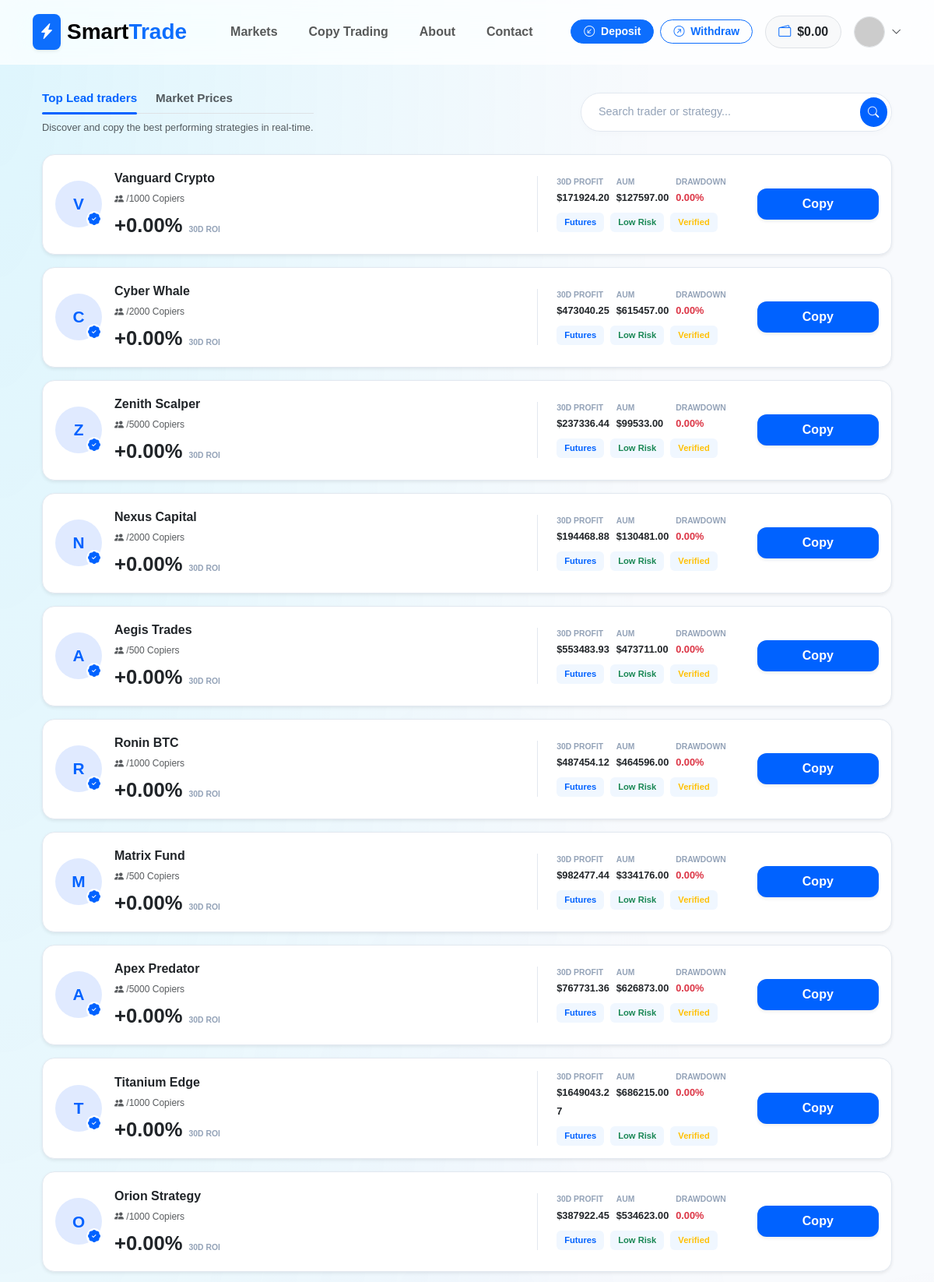
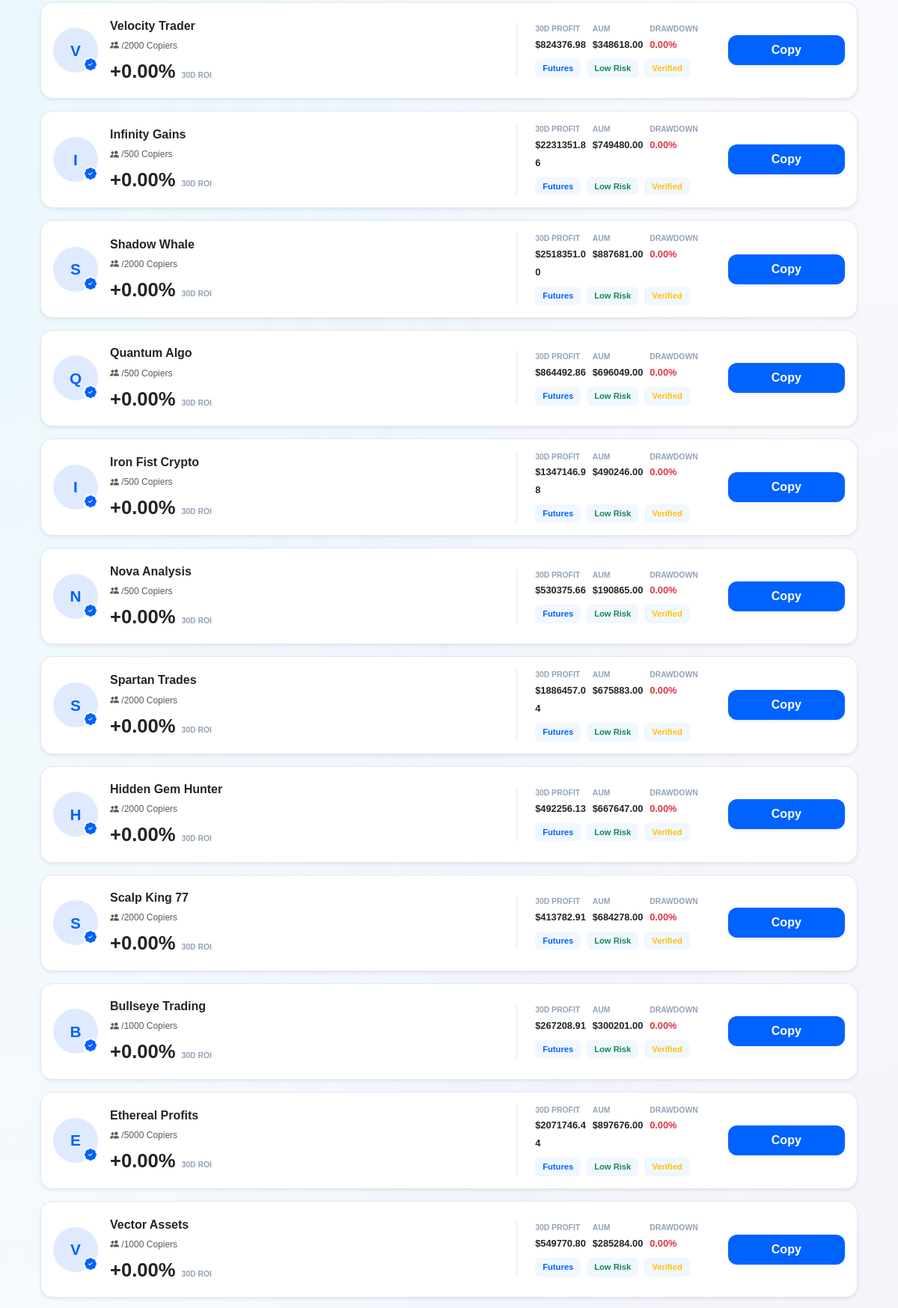
/trading/copy-trading/ (signed in, upper part), run on the app's committed database (2 pictures, top to bottom).
### apps/accounts/models.py (models this page shows, shortened)
class User(AbstractUser):
    email = models.EmailField(unique=True, verbose_name="Email Address")
    balance = models.DecimalField(
        max_digits=20,
        decimal_places=2,
        default=0.00,
        verbose_name="Total Balance (USDT)"
    )
    wallet_address = models.CharField(
        max_length=255,
        blank=True,
        null=True,
        verbose_name="User Wallet Address"
    )
    is_verified = models.BooleanField(default=True)
    referred_by = models.ForeignKey('self', on_delete=models.SET_NULL, null=True, blank=True)
    referral_code = models.CharField(max_length=10, unique=True, blank=True)
    USERNAME_FIELD = 'email'
    REQUIRED_FIELDS = ['username']
    class Meta:
        verbose_name = 'User'
        verbose_name_plural = 'Users'

### apps/trading/models.py (models this page shows, shortened)
class LeadTrader(models.Model):
    name = models.CharField(max_length=100)
    avatar = models.ImageField(upload_to='traders/', blank=True, null=True)
    roi_30d = models.DecimalField(max_digits=10, decimal_places=2, default=0.0)
    pnl_30d = models.DecimalField(max_digits=20, decimal_places=2, default=0.0)
    aum = models.DecimalField(max_digits=20, decimal_places=2, default=0.0)
    max_drawdown = models.DecimalField(max_digits=5, decimal_places=2, default=0.0)
    win_rate = models.IntegerField(default=85)
    risk_level = models.IntegerField(default=3)
    followers_count_manual = models.IntegerField(default=0, help_text="فالوورهای فیک برای جذابیت")
    capacity = models.IntegerField(default=100)
    chart_history_json = models.JSONField(default=list, help_text="تاریخچه سودها برای رسم نمودار")
    target_profit_growth = models.FloatField(default=0.0, help_text="عددی که طی ۷ روز به چارت اضافه می‌شود")
    win_rate = models.IntegerField(default=85, help_text="درصد پیروزی (عدد بین 0 تا 100)")
    max_drawdown = models.DecimalField(max_digits=5, decimal_places=2, default=0.0, help_text="حداکثر افت سرمایه")
    is_manual_mode = models.BooleanField(
        default=False,
        help_text="If checked, the chart will use Admin's points instead of Binance live data."
    )

### apps/trading/views.py (the view)
# urls.py: path('copy-trading/', views.copy_trading_dashboard, name='copy_list'),
def copy_trading_dashboard(request):
    query = request.GET.get('q')
    traders = LeadTrader.objects.filter(Q(name__icontains=query) | Q(aum__icontains=query)) if query else LeadTrader.objects.all()
    pairs = TradingPair.objects.filter(is_active=True)
    for pair in pairs:
        try:
            current_real_price = CryptoPriceService.fetch_real_time_price(pair.symbol, pair.real_price)
            if current_real_price > 0:
                pair.real_price = current_real_price
                pair.save()
        except: pass
    return render(request, 'trading/copy_trading.html', {'traders': traders, 'pairs': pairs, 'page_title': 'Copy Trading'})

### templates/trading/copy_trading.html (shortened to what this page needs)
{% extends "base.html" %}
{% block content %}
<div class="container py-4">
    <div class="d-flex flex-column flex-md-row justify-content-between align-items-md-center mb-4 gap-3">
        <div>
            <nav class="d-flex gap-4 border-bottom mb-2">
                <a href="#" class="nav-link-custom active">Top Lead traders</a>
                <a href="{% url 'trading:market_list' %}" class="nav-link-custom text-muted">Market Prices</a>
            </nav>
            <p class="text-muted small mb-0">Discover and copy the best performing strategies in real-time.</p>
        </div>
        <div class="search-wrapper">
            <form action="{% url 'trading:copy_list' %}" method="GET">
                <div class="search-input-group">
                    <input type="text" name="q" class="search-input"
                        placeholder="Search trader or strategy..."
                        value="{{ request.GET.q|default:'' }}">
                    <button type="submit" class="search-btn">
                        <i class="bi bi-search"></i>
                    </button>
                </div>
            </form>
        </div>
    </div>
    <div class="row g-3">
        {% for trader in traders %}
        <div class="col-12">
            <div class="card trader-card-blue border-0 shadow-sm p-3 position-relative"
                 onclick="location.href='{% url 'trading:trader_detail' trader.id %}'"
                 style="cursor: pointer;">
                <div class="row align-items-center">
                    <div class="col-lg-3 col-md-5 col-12 mb-3 mb-md-0">
                        <div class="d-flex align-items-center gap-3">
                            <div class="avatar-box position-relative">
                                {% if trader.avatar %}
                                    <img src="{{ trader.avatar.url }}" class="rounded-circle border" width="60" height="60" style="object-fit: cover;">
                                {% else %}
                                    <div class="avatar-placeholder-blue">{{ trader.name|first|upper }}</div>
                                {% endif %}
                                <div class="v-badge"><i class="bi bi-patch-check-fill"></i></div>
                            </div>
                            <div>
                                <h6 class="fw-bold text-dark mb-1">{{ trader.name }}</h6>
                                <span class="text-muted tiny-text"><i class="bi bi-people-fill"></i> {{ trader.copiers_count }}/{{ trader.capacity }} Copiers</span>
                                <div class="mt-2 d-flex align-items-baseline gap-2">
                                    <h4 id="roi-{{ forloop.counter }}" class="roi-blue mb-0">...</h4>
                                    <small class="text-muted x-small-label">30D ROI</small>
                                </div>
                            </div>
                        </div>
                    </div>
                    <div class="col-lg-4 col-12 mb-3 mb-md-0 px-md-3">
                        <div class="chart-clean-wrapper">
                            {% if trader.is_manual_mode %}
                                <canvas id="miniChart{{ trader.id }}" style="width:100%; height:80px;"></canvas>
                                <script>
                                    document.addEventListener('DOMContentLoaded', function() {
                                        new Chart(document.getElementById('miniChart{{ trader.id }}'), {
                                            type: 'line',
                                            data: {
                                                labels: {{ trader.chart_history_json|safe|default:"[0]" }}.map((_,i)=>i),
                                                datasets: [{
                                                    data: {{ trader.chart_history_json|safe|default:"[0]" }},
                                                    borderColor: '#10b981',
                                                    borderWidth: 2,
                                                    fill: true,
                                                    backgroundColor: 'rgba(16, 185, 129, 0.05)',
                                                    pointRadius: 0,
                                                    tension: 0.4
                                                }]
                                            },
                                            options: {
                                                maintainAspectRatio: false,
                                                plugins: { legend: {display: false} },
                                                scales: { x:{display:false}, y:{display:false} }
                                            }
                                        });
                                    });
                                </script>
                            {% else %}
                                <div class="tradingview-widget-container">
                                </div>
                                <div class="chart-touch-shield"></div>
                            {% endif %}
                        </div>
                    </div>
                    <div class="col-lg-3 col-md-4 col-12 border-start-md px-md-4 border-start-custom">
                        <div class="row g-2">
                            <div class="col-4">
                                <label class="text-muted d-block x-small-label">30D Profit</label>
                                <span class="fw-bold text-dark small">${{ trader.pnl_30d }}</span>
                            </div>
                            <div class="col-4">
                                <label class="text-muted d-block x-small-label">AUM</label>
                                <span class="fw-bold text-dark small">${{ trader.aum }}</span>
                            </div>
                            <div class="col-4">
                                <label class="text-muted d-block x-small-label">Drawdown</label>
                                <span class="fw-bold text-danger small">{{ trader.max_drawdown }}%</span>
                            </div>
                            <div class="col-12 mt-2">
                                <div class="d-flex gap-2">
                                    <span class="badge-blue-soft">Futures</span>
                                    <span class="badge-blue-soft text-success">Low Risk</span>
                                    <span class="badge-blue-soft text-warning">Verified</span>
                                </div>
                            </div>
                        </div>
                    </div>
                    <div class="col-lg-2 col-md-3 col-12 text-end mt-3 mt-md-0">
                        <button type="button"
                                class="btn btn-copy-blue shadow-sm w-100 py-2"
                                onclick="event.stopPropagation(); document.getElementById('simpleForm{{ trader.id }}').style.display='block';">
                            Copy
                        </button>
                    </div>
                </div>
            </div>
        </div>
        {% empty %}
        <div class="col-12 text-center py-5"><p class="text-muted">No traders found.</p></div>
        {% endfor %}
    </div>
</div>
{% endblock %}

### templates/base.html (shortened to what this page needs)
<!DOCTYPE html>
<html lang="en">
<head>
    <link href="https://cdn.jsdelivr.net/npm/bootstrap@5.3.0/dist/css/bootstrap.min.css" rel="stylesheet">
    <link rel="stylesheet" href="https://cdn.jsdelivr.net/npm/bootstrap-icons@1.11.0/font/bootstrap-icons.css">
    <link href="https://cdn.jsdelivr.net/gh/rastikerdar/vazirmatn@v33.003/Vazirmatn-font-face.css" rel="stylesheet">
    <link rel="stylesheet" href="https://cdnjs.cloudflare.com/ajax/libs/animate.css/4.1.1/animate.min.css"/>
</head>
<body>
<nav class="navbar navbar-expand-lg sticky-top d-none d-lg-block">
    <div class="container">
        <a class="navbar-brand d-flex align-items-center" href="{% url 'home' %}">
            <div class="bg-primary p-2 rounded-3 me-2 shadow-sm">
                <i class="bi bi-lightning-charge-fill text-white"></i>
            </div>
            <span class="fw-bolder fs-3">Smart<span class="text-primary">Trade</span></span>
        </a>
        <div class="collapse navbar-collapse">
            <ul class="navbar-nav ms-4 gap-2">
                <li class="nav-item"><a class="nav-link fw-bold px-3" href="{% url 'trading:market_list' %}">Markets</a></li>
                <li class="nav-item"><a class="nav-link fw-bold px-3" href="{% url 'trading:copy_list' %}">Copy Trading</a></li>
                <li class="nav-item"><a class="nav-link fw-bold px-3" href="{% url 'accounts:about_us' %}">About</a></li>
                <li class="nav-item"><a class="nav-link fw-bold px-3" href="{% url 'accounts:contact_us' %}">Contact</a></li>
            </ul>
            <div class="ms-auto d-flex align-items-center gap-3">
                {% if user.is_authenticated %}
                    <div class="d-none d-xl-flex gap-2">
                        <a href="{% url 'transactions:deposit' %}" class="btn btn-sm btn-primary rounded-pill px-3 fw-bold">
                            <i class="bi bi-arrow-down-left-circle me-1"></i> Deposit
                        </a>
                        <a href="{% url 'transactions:withdraw' %}" class="btn btn-sm btn-outline-primary rounded-pill px-3 fw-bold">
                            <i class="bi bi-arrow-up-right-circle me-1"></i> Withdraw
                        </a>
                    </div>
                    <div class="bg-light px-3 py-2 rounded-pill fw-bold border d-flex align-items-center">
                        <i class="bi bi-wallet2 text-primary me-2"></i>
                        <span class="text-dark">${{ user.balance|floatformat:2 }}</span>
                    </div>
                    <div class="dropdown">
                        <div class="d-flex align-items-center gap-2" data-bs-toggle="dropdown" style="cursor:pointer">
                            <img src="https://ui-avatars.com/api/?name={{ user.username }}&background=0052FF&color=fff&bold=true" class="rounded-circle border" width="40" height="40">
                            <i class="bi bi-chevron-down small"></i>
                        </div>
                    </div>
                {% else %}
                    <a href="{% url 'accounts:login' %}" class="btn fw-bold px-4">Login</a>
                    <a href="{% url 'accounts:register' %}" class="btn btn-primary rounded-pill px-4 fw-bold shadow-sm">Join Now</a>
                {% endif %}
            </div>
        </div>
    </div>
</nav>
<div class="container mt-2 animate__animated animate__fadeIn">
    <div class="position-fixed top-0 end-0 p-3" style="z-index: 2000; margin-top: 80px;">
    </div>
    {% block content %}{% endblock %}
</div>
</body>
</html>

### data on the page
User: balance "0.00"
LeadTrader: name|first "V", name "Vanguard Crypto", capacity "1000", pnl_30d "171924.20", aum "127597.00", max_drawdown "0.00"
LeadTrader: name|first "C", name "Cyber Whale", capacity "2000", pnl_30d "473040.25", aum "615457.00", max_drawdown "0.00"
LeadTrader: name|first "Z", name "Zenith Scalper", capacity "5000", pnl_30d "237336.44", aum "99533.00", max_drawdown "0.00"
LeadTrader: name|first "N", name "Nexus Capital", capacity "2000", pnl_30d "194468.88", aum "130481.00", max_drawdown "0.00"
LeadTrader: name|first "A", name "Aegis Trades", capacity "500", pnl_30d "553483.93", aum "473711.00", max_drawdown "0.00"
LeadTrader: name|first "R", name "Ronin BTC", capacity "1000", pnl_30d "487454.12", aum "464596.00", max_drawdown "0.00"
LeadTrader: name|first "M", name "Matrix Fund", capacity "500", pnl_30d "982477.44", aum "334176.00", max_drawdown "0.00"
LeadTrader: name|first "A", name "Apex Predator", capacity "5000", pnl_30d "767731.36", aum "626873.00", max_drawdown "0.00"
LeadTrader: name|first "T", name "Titanium Edge", capacity "1000", pnl_30d "1649043.27", aum "686215.00", max_drawdown "0.00"
LeadTrader: name|first "O", name "Orion Strategy", capacity "1000", pnl_30d "387922.45", aum "534623.00", max_drawdown "0.00"
LeadTrader: name|first "V", name "Velocity Trader", capacity "2000", pnl_30d "824376.98", aum "348618.00", max_drawdown "0.00"
LeadTrader: name|first "I", name "Infinity Gains", capacity "500", pnl_30d "2231351.86", aum "749480.00", max_drawdown "0.00"
LeadTrader: name|first "S", name "Shadow Whale", capacity "2000", pnl_30d "2518351.00", aum "887681.00", max_drawdown "0.00"
LeadTrader: name|first "Q", name "Quantum Algo", capacity "500", pnl_30d "864492.86", aum "696049.00", max_drawdown "0.00"
LeadTrader: name|first "I", name "Iron Fist Crypto", capacity "500", pnl_30d "1347146.98", aum "490246.00", max_drawdown "0.00"
LeadTrader: name|first "N", name "Nova Analysis", capacity "500", pnl_30d "530375.66", aum "190865.00", max_drawdown "0.00"
LeadTrader: name|first "S", name "Spartan Trades", capacity "2000", pnl_30d "1886457.04", aum "675883.00", max_drawdown "0.00"
LeadTrader: name|first "H", name "Hidden Gem Hunter", capacity "2000", pnl_30d "492256.13", aum "667647.00", max_drawdown "0.00"
LeadTrader: name|first "S", name "Scalp King 77", capacity "2000", pnl_30d "413782.91", aum "684278.00", max_drawdown "0.00"
LeadTrader: name|first "B", name "Bullseye Trading", capacity "1000", pnl_30d "267208.91", aum "300201.00", max_drawdown "0.00"
LeadTrader: name|first "E", name "Ethereal Profits", capacity "5000", pnl_30d "2071746.44", aum "897676.00", max_drawdown "0.00"
LeadTrader: name|first "V", name "Vector Assets", capacity "1000", pnl_30d "549770.80", aum "285284.00", max_drawdown "0.00"
